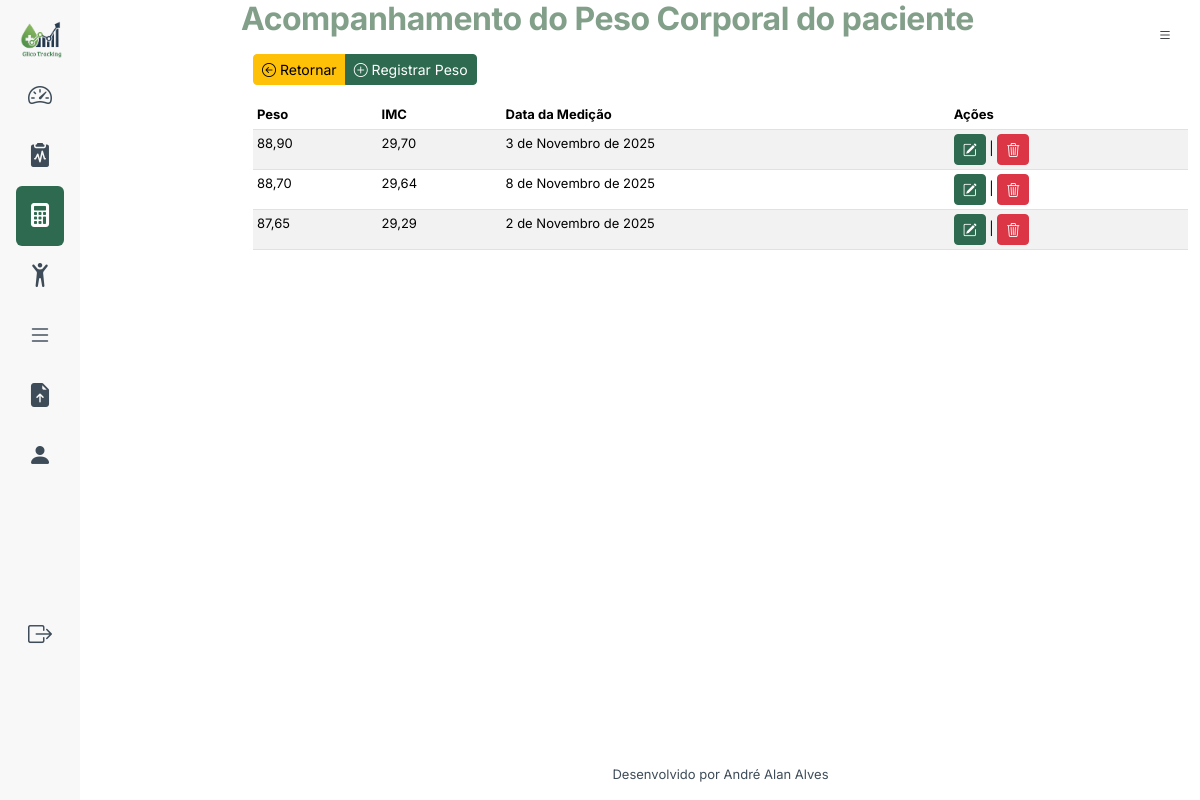
Before: /perfis/peso/lista (signed in) with the older database file.
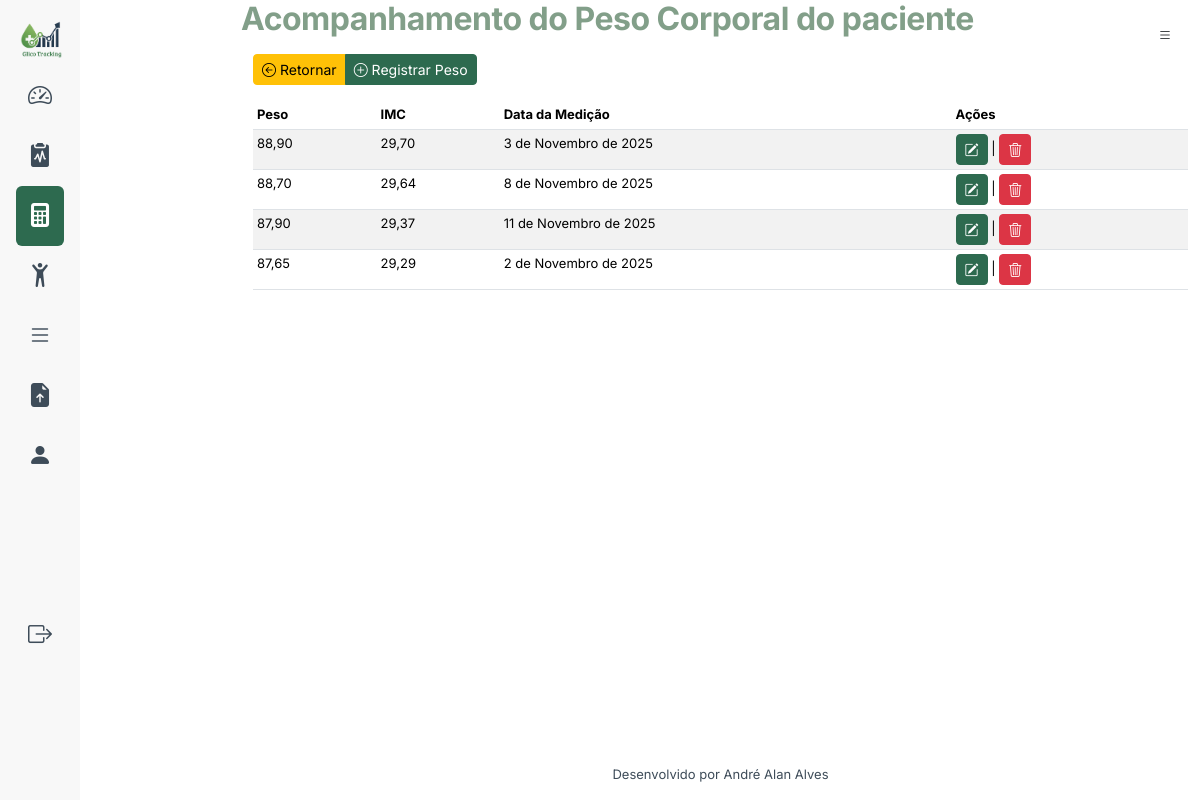
After: the same page with the newer database file.
### perfis/models.py (models this page shows, shortened)
class HistoricoPesoImc(models.Model):
    perfil = models.ForeignKey(Perfil,related_name='perfilpeso', on_delete=models.CASCADE)
    data_registro = models.DateField(auto_now_add=True)
    peso_kg = models.DecimalField("Peso",help_text="Peso em Kg",max_digits=5, decimal_places=2, null=False, blank=False)
    imc = models.DecimalField(max_digits=5, decimal_places=2, editable=False)
    class Meta:
        ordering = ["-peso_kg"]
        verbose_name = "Historico Peso Imc"
        verbose_name_plural = "Historicos Peso Imc"

### perfis/views.py (the view)
# urls.py: path('peso/lista', views.PerfilPersoImcListView.as_view(), name="peso_lista"),
class PerfilPersoImcListView(LoginRequiredMixin, ListView):
    model = HistoricoPesoImc
    template_name_suffix = '_listar'
    context_object_name = "peso"

### perfis/template/perfis/historicopesoimc_listar.html (shortened to what this page needs)
{% extends "base.html" %}
{% load django_bootstrap5 %}
{% block datatable %}
<link rel="stylesheet" href="https://cdn.datatables.net/1.13.7/css/jquery.dataTables.min.css">
{% endblock %}
{% block content %}
    <h1>Acompanhamento do Peso Corporal do paciente</h1>
    <div class="container-fluid mt-3">
        <div class="row my-3">
            <div class="col">
                <div class="btn-group" role="group" aria-label="Basic example">
                    <a class="btn btn-sm btn-warning" href="{% url "core:dashboard" %}" type="button"><i class="bi bi-arrow-left-circle"></i> Retornar</a>
                    <a href="{% url "perfis:peso_registro" %}" class="btn btn-primary btn-sm"><i class="bi bi-plus-circle"></i> Registrar Peso</a>
                </div>
            </div>
        </div>
        <div class="row">
            <div class="col">
                <table class="table table-sm table-striped" id="tblpeso">
                    <thead>
                    <tr>
                        <th>Peso</th>
                        <th>IMC</th>
                        <th>Data da Medição</th>
                        <th>Ações</th>
                    </tr>
                    </thead>
                    <tbody>
                    {% for o in object_list %}
                        <tr>
                            <td>{{ o.peso_kg }}</td>
                            <td>{{ o.imc }}</td>
                            <td>{{ o.data_registro }}</td>
                            <td><a href="{% url "perfis:peso_atualiza" pk=o.id %}" class="btn btn-sm btn-primary"><i class="bi bi-pencil-square"></i></a> |
                                <a href="{% url "perfis:peso_delete" pk=o.id %}" class="btn btn-sm btn-danger "><i class="bi bi-trash3"></i></a>
                            </td>
                        </tr>
                    {% endfor %}
                    </tbody>
                </table>
            </div>
        </div>
    </div>
{% endblock %}

Changed rows visible on the page:
added HistoricoPesoImc: peso_kg "87,90", imc "29,37", data_registro "11 de Novembro de 2025"
